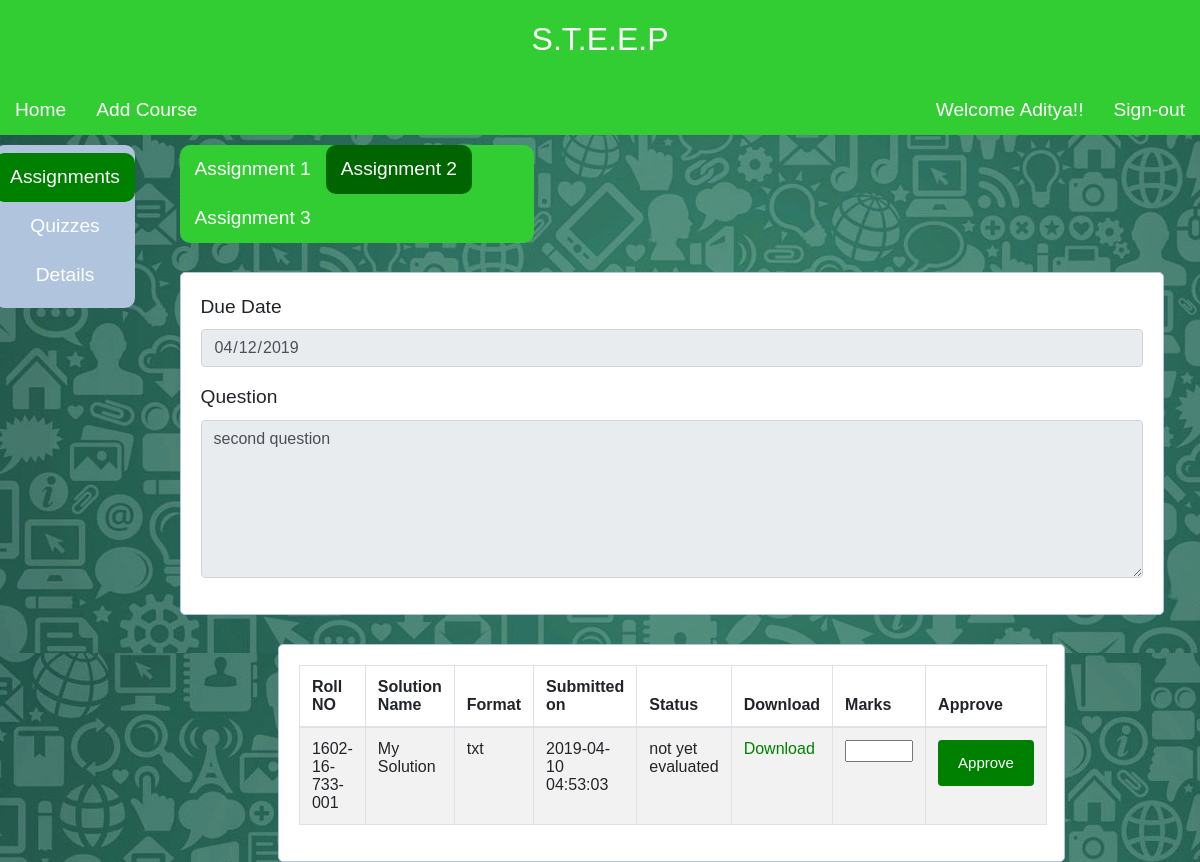
Page /STEEP/course_assignment2.php?c_id=C1 (signed in) on the committed database.
### tables this page shows
CREATE TABLE `assignments` (
  `c_id` varchar(50) NOT NULL,
  `id` varchar(50) NOT NULL,
  `question` mediumtext NOT NULL,
  `due` date NOT NULL
);

CREATE TABLE `assignment_submissions` (
  `c_id` varchar(50) NOT NULL,
  `a_id` varchar(50) NOT NULL,
  `roll` varchar(50) NOT NULL,
  `file_id` int(11) NOT NULL,
  `file_type` varchar(225) NOT NULL,
  `submit_date` timestamp NOT NULL DEFAULT CURRENT_TIMESTAMP ON UPDATE CURRENT_TIMESTAMP,
  `file` varchar(225) NOT NULL,
  `status` varchar(50) NOT NULL DEFAULT 'not yet evaluated',
  `marks` varchar(255) NOT NULL DEFAULT '0',
  `file_name` varchar(225) NOT NULL
);

### STEEP/course_assignment2.php (the view, shortened to what this page needs)
<?php
  if(isset($_GET['c_id']))
  $c_id = $_GET['c_id'];
  else
  $c_id = $_POST['c_id'];
$a_id = $c_id."_2";
?>
<html>
<head>
	<link rel="stylesheet" href="https://stackpath.bootstrapcdn.com/bootstrap/4.3.1/css/bootstrap.min.css">
<link rel="stylesheet" href="style.css">
</head>
<body>
<div class="title">
		<h2>S.T.E.E.P</h2>
</div>
<div class="topnav">
        <a href="index_faculty.php">Home</a>
        <a href="Add_Course.php">Add Course</a>
		<?php  if (isset($_SESSION['username'])) : ?>
        <a style="float:right;"   href="index_faculty.php?logout='1'">Sign-out</a>
        <a style="float:right;" href="#">Welcome <?php echo $_SESSION['username']; ?>!!</a>
		<?php endif ?>
</div>
<div class="row">
<div class="leftcolumn">
  <div class="sidenav">
  <a class="sideactive" href="#">Assignments</a>
  <a href="course_quiz1.php?c_id=<?php echo $c_id; ?>">Quizzes</a>
  <a href="Details.php?c_id=<?php echo $c_id; ?>">Details</a>
  </div>
</div>
<div class="rightcolumn">
<div class="topnav" style="width:36%; border-radius:10px;">
<a  href="course_assignment1.php?c_id=<?php echo $c_id; ?>">Assignment 1</a>
        <a class='active' href='#'>Assignment 2</a>
        <a href="course_assignment3.php?c_id=<?php echo $c_id; ?>">Assignment 3</a>
</div>
<?php
$db = mysqli_connect('localhost', 'root', '', 'steep') or die(mysqli_error());
$assignment_check_query = "SELECT * FROM assignments WHERE c_id='$c_id' AND id='$a_id' LIMIT 1";
$result = mysqli_query($db, $assignment_check_query);
$assignment = mysqli_fetch_assoc($result);
if($assignment)
{
  $question = $assignment['question'];
  $due = $assignment['due'];
  ?>
  <br>
  <div class="container-fluid" style="width:80%; border-radius=5px; margin-left:-15px;">
  <form action="#" method="POST"  style="border-radius:5px;">
        <fieldset>
        <div class="form-group">
                <label for="Due Date">Due Date</label>
                <input type="date" class="form-control" name="due" value="<?php echo $due; ?>" readonly>
        </div>
            <div class="form-group">
                <label for="content">Question</label>
                <textarea class="form-control" name="question" rows="6" readonly><?php echo $question; ?></textarea>
</div>
        </form>
</div>
<div class="table-responsive">
<br>
<div class="content" class="container-fluid" style="border-radius:5px; width:80%;" >
            <table class="table table-bordered table-striped table-hover">
            <thead>
                    <tr>
                    <th>Roll NO</th>
                        <th>Solution Name</th>
                        <th>Format</th>
                        <th>Submitted on</th>
                        <th>Status</th>
                        <th>Download</th>
                        <th>Marks</th>
                        <th>Approve</th>
                    </tr>
                </thead>
                <tbody>
                 <?php
$query = "SELECT * FROM assignment_submissions WHERE c_id='$c_id' AND a_id='$a_id' ORDER BY submit_date DESC";
$run_query = mysqli_query($db, $query) or die(mysqli_error($db));
if (mysqli_num_rows($run_query) > 0) {
while ($row = mysqli_fetch_array($run_query)) {
    $file_name = $row['file_name'];
    $file_type = $row['file_type'];
    $file_date = $row['submit_date'];
    $roll = $row['roll'];
    $file_status = $row['status'];
    $marks = $row['marks'];
    $file = $row['file'];
    echo "<tr>";
    echo "<td>$roll</td>";
    echo "<td>$file_name</td>";
    echo "<td>$file_type</td>";
    echo "<td>$file_date</td>";
    echo "<td>$file_status</td>";
    echo "<td><a href='allfiles/$file' target='_blank' style='color:green'>Download </a></td>";
    if(strcmp($file_status,'Approved')!=0)
    {  ?>
      <form action="course_assignment1.php"  method='get'> <fieldset><td><input type='number' name='marks' min='0' max='5' step='0.5' required></td>
      <td><input type='submit' style='float:left;' class="btn btn-danger" name='app_button' value='Approve'></td></fieldset></form>
     <?php
    }
    else{
      echo "<td>$marks</td>";
      echo "<td>Approved</td>";
    }
    echo "</tr>";
}
}
?>
                </tbody>
            </table>
</div>
</div>
<?php
}
?>
</div>
</div>
</body>
</html>

### STEEP/style.css (style rules this page uses)
* { margin: 0px; padding: 0px; }
body { font-size: 120%; background-image: url("whatsapp1.jpg"); font-family: Arial; }
form, .content { width: 130%; margin: 0px auto; padding: 20px; border: 1px solid #B0C4DE; background: white; border-radius: 0px 0px 10px 10px; }
.btn { padding: 10px; font-size: 15px; color: white; background: #5F9EA0; border: none; border-radius: 5px; }
input[type=submit], button { background-color: green; color: white; padding: 12px 20px; border: none; border-radius: 4px; cursor: pointer; float: right; }
.topnav { overflow:hidden; background-color:rgb(50, 205, 50); position: sticky; position: -webkit-sticky; top: 0; }
.topnav a { display:block; float:left; text-decoration:none; text-align:center; padding :10px 15px; color:white; border-radius: 10px; }
.topnav a.active { background-color:rgb(0, 100, 0); }
.title { text-align:center; background-color:rgb(50, 205, 50); color:white; padding:20px; }
.sidenav { width: 140px; position: static; z-index: 1; top: 20px; left: 20px; background-color: #B0C4DE; overflow-x: hidden; padding: 8px 0; border-radius: 10px; }
.sidenav a { display: block; text-decoration:none; text-align:center; padding :10px 15px; color:white; border-radius: 10px; }
.sideactive { background-color: green; }
.leftcolumn { margin-left:10px; margin-top:10px; float: left; width: 15%; }
.rightcolumn { margin-top:10px; float: right; width: 80%; }
.row:after { content: ""; display: table; clear: both; }

### rows in the picture
assignments: due "04/12/2019", question "second question"
assignment_submissions: roll "1602-16-733-001", file_name "My Solution", file_type "txt", submit_date "2019-04-10 04:53:03", status "not yet evaluated"

### other values in the picture
$_SESSION['username'] "Aditya"
